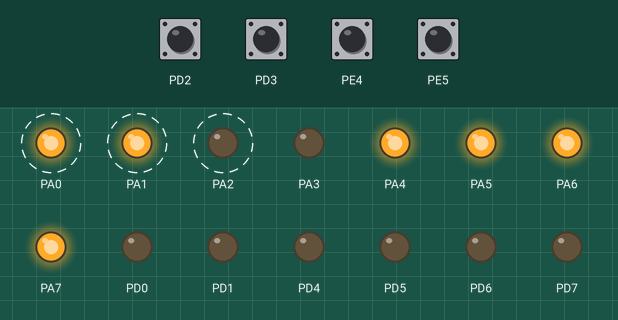
Bench run of a program on a simulated ATmega128, built with avr-gcc and emulated at 16 MHz. On the bench: output pins drawn as LEDs (lit = HIGH). Dashed ring = blinking. The test bench sets the inputs (shaded band); at power-on: PD2, PD3, PE4, PE5 HIGH.

Above: at 1.25 s.
1.3 s: PD2 pulled LOW for 0.15 s
At 2.15 s:
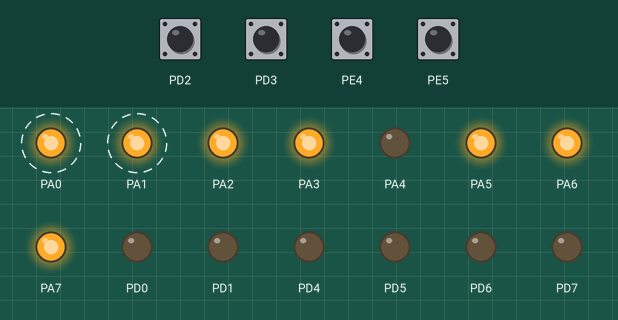
4.3 s: PD3 pulled LOW for 0.15 s
At 5.05 s:
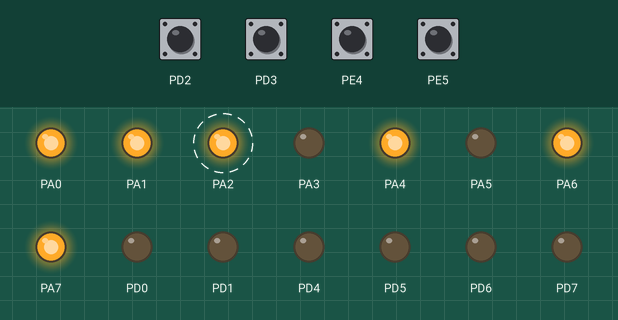
7.3 s: PE4 pulled LOW for 0.15 s
At 8.05 s:
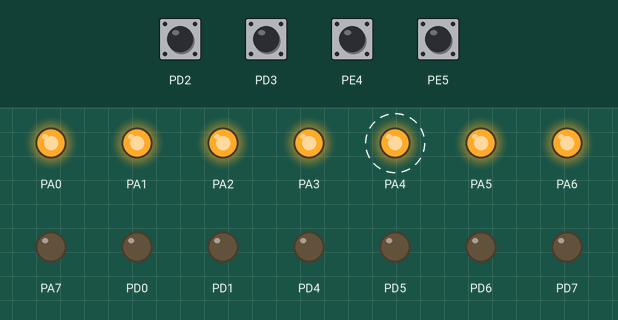
10.3 s: PE5 pulled LOW for 0.15 s
At 10.45 s:
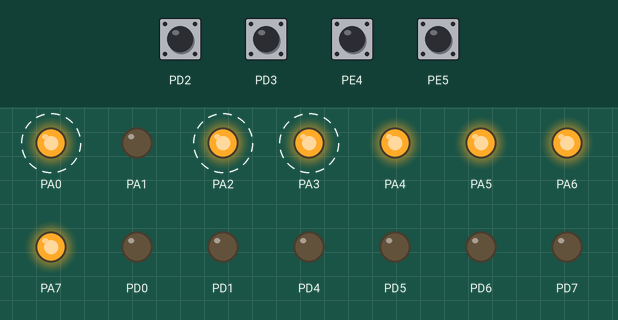
13.3 s: PE5 pulled LOW for 1 s
At 13.65 s:
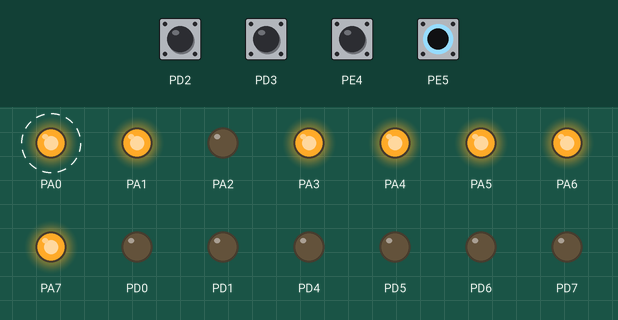
16.3 s: PD2 pulled LOW for 1 s
At 17.15 s:
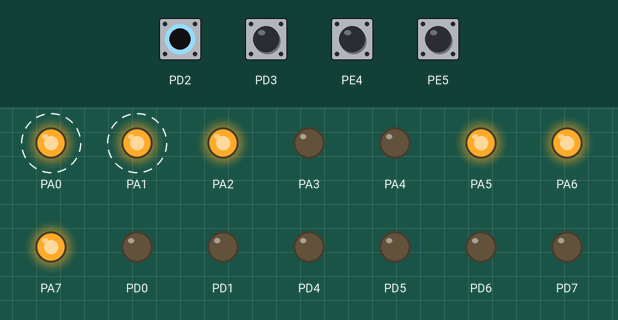
Timing chart, 0 to 24.1 s (numbered marks = the images above; inputs shaded):
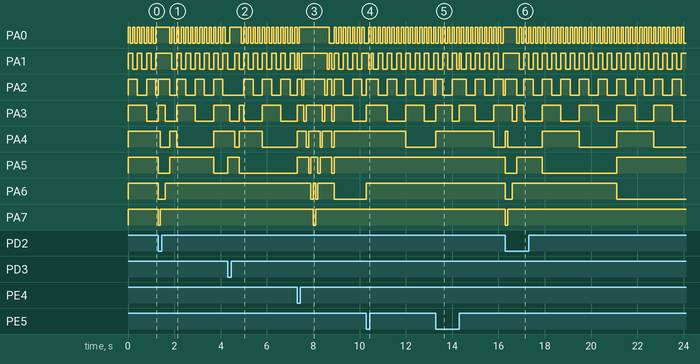

Measured:
- after the input at 1.3 s, PA5: HIGH → LOW after 0.00 s instead of 1.9 s; PA6: HIGH → LOW at once, → HIGH 0.30 s later; PA7: HIGH → LOW at once, → HIGH 0.10 s later
- after the input at 4.3 s, PA5: LOW → HIGH after 0.00 s instead of 2.6 s; PA6: stays HIGH (without the input it goes to LOW after 2.6 s)
- after the input at 7.3 s, PA7: HIGH → LOW after 0.70 s, → HIGH 0.10 s later
- after the input at 10.3 s, PA5: stays HIGH (without the input it goes to LOW after 1.8 s); PA6: LOW → HIGH at once
- after the input at 13.3 s, PA5: stays HIGH (without the input it goes to LOW after 0.30 s)
- after the input at 16.3 s, PA6: HIGH → LOW after 0.00 s instead of 4.3 s; PA7: HIGH → LOW at once, → HIGH 0.10 s later
- by itself, PA0: alternates HIGH for 0.10 s and LOW for 0.10 s
- by itself, PA1: alternates HIGH for 0.20 s and LOW for 0.20 s

The program:

main.c
```c
#define F_CPU 16000000
#include <avr/io.h>
#include <avr/interrupt.h>
#include <util/delay.h>

unsigned char counter = 0xFF;        // 2진 카운터 값 (논리값, 반전 전)

// 버튼1(INT2) : 왼쪽 3개 LED가 오른쪽으로 한 칸씩 이동
ISR(INT2_vect)
{
	unsigned char led = 0b00011111;   // LED5,6,7 켜짐 (왼쪽 3개)
	int i;
	PORTA = led;
	_delay_ms(100);
	for (i = 0; i < 2; i++)
	{
		led = (led >> 1) | 0b10000000;   // 오른쪽으로 한 칸, 빈자리(왼쪽)는 꺼짐
		PORTA = led;
		_delay_ms(200);
	}
}

// 버튼2(INT3) : 오른쪽 3개 LED가 왼쪽으로 한 칸씩 이동
ISR(INT3_vect)
{
	unsigned char led = 0b11111000;   // LED0,1,2 켜짐 (오른쪽 3개)
	int i;
	PORTA = led;
	_delay_ms(100);
	for (i = 0; i < 2; i++)
	{
		led = (led << 1) | 0b00000001;   // 왼쪽으로 한 칸, 빈자리(오른쪽)는 꺼짐
		PORTA = led;
		_delay_ms(200);
	}
}

// 버튼3(INT4) : 오른쪽 끝 LED 1개가 왼쪽 끝까지 갔다가 다시 오른쪽 끝으로
ISR(INT4_vect)
{
	unsigned char led = 0b11111110;   // LED0(맨 오른쪽)만 켜짐
	int i;
	PORTA = led;
	_delay_ms(100);
	for (i = 0; i < 7; i++)
	{
		led = (led << 1) | 0b00000001;   // 왼쪽으로 한 칸씩, 7칸 이동
		PORTA = led;
		_delay_ms(100);
	}
	for (i = 0; i < 7; i++)
	{
		led = (led >> 1) | 0b10000000;   // 다시 오른쪽으로 한 칸씩, 7칸 이동
		PORTA = led;
		_delay_ms(100);
	}
}

//2진 카운터 초기화
ISR(INT5_vect)
{
	counter = 0xFF;
}

int main(void)
{
	DDRA = 0xFF;    // LED 출력
	PORTA = 0xFF;   // 처음엔 전부 꺼짐 (active-low)

	DDRD = 0b11110011;
	PORTD |= (1 << PD2) | (1 << PD3);

	DDRE = 0b11001111;
	PORTE |= (1 << PE4) | (1 << PE5);

	EICRA |= (1 << ISC21);   // 버튼1 : falling edge
	EICRA |= (0 << ISC20);

	EICRA |= (1 << ISC31);   // 버튼2 : falling edge
	EICRA |= (0 << ISC30);

	EICRB |= (1 << ISC41);   // 버튼3 : falling edge
	EICRB |= (0 << ISC40);

	EICRB |= (1 << ISC50);   // 버튼4 : 논리값 변화(any logical change) = 01
	EICRB |= (0 << ISC51);

	EIMSK |= (1 << INT2) | (1 << INT3) | (1 << INT4) | (1 << INT5);

	sei();

	while (1)
	{
		PORTA = counter;
		_delay_ms(100);
		counter--;
	}

	return 0;
}
```
